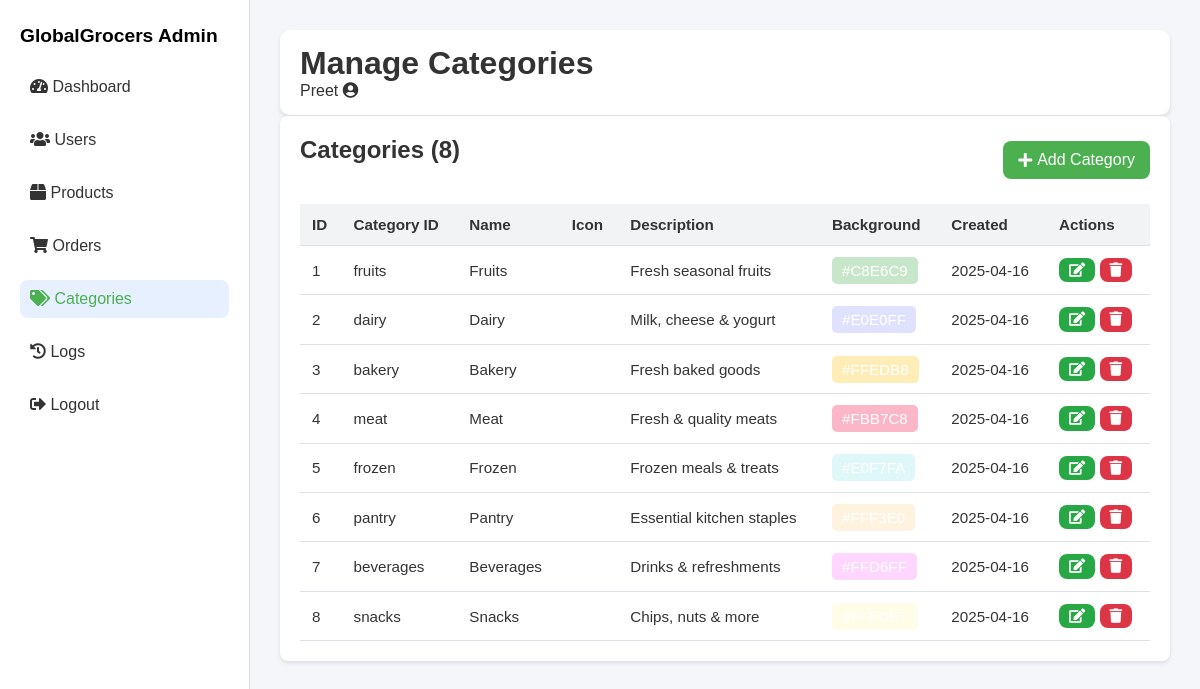
The app's page /admin/admin_categories.php (signed in) with its own data.
### tables this page shows
CREATE TABLE `categories` (
  `id` int(11) NOT NULL,
  `category_id` varchar(50) NOT NULL,
  `name` varchar(100) NOT NULL,
  `icon` varchar(10) NOT NULL,
  `description` text NOT NULL,
  `bg_color` varchar(50) NOT NULL,
  `created_at` timestamp NOT NULL DEFAULT current_timestamp(),
  `updated_at` timestamp NOT NULL DEFAULT current_timestamp() ON UPDATE current_timestamp()
);

### admin/admin_categories.php (the view, shortened to what this page needs)
<?php
include 'db_connection.php';
try {
    $stmt = $conn->prepare("SELECT * FROM categories ORDER BY created_at DESC");
    $stmt->execute();
    $categories = $stmt->fetchAll(PDO::FETCH_ASSOC);
} catch (PDOException $e) {
    $error = "Error fetching categories: " . $e->getMessage();
    $categories = [];
}
?>
<!DOCTYPE html>
<html lang="en">
<head>
    <link rel="stylesheet" href="../css/admin.css">
    <link rel="stylesheet" href="https://cdnjs.cloudflare.com/ajax/libs/font-awesome/5.15.4/css/all.min.css">
</head>
<body>
    <div class="admin-container">
        <aside class="sidebar">
            <div class="sidebar-header">
            <h2><a href="admin.php">GlobalGrocers Admin</a></h2>
            </div>
            <nav>
                <ul>
                    <li><a href="admin.php"><i class="fas fa-tachometer-alt"></i> Dashboard</a></li>
                    <li><a href="admin_users.php"><i class="fas fa-users"></i> Users</a></li>
                    <li><a href="admin_products.php"><i class="fas fa-box"></i> Products</a></li>
                    <li><a href="admin_orders.php"><i class="fas fa-shopping-cart"></i> Orders</a></li>
                    <li><a href="admin_categories.php" class="active"><i class="fas fa-tags"></i> Categories</a></li>
                    <li><a href="admin_logs.php"><i class="fas fa-history"></i> Logs</a></li>
                    <li><a href="admin_logout.php"><i class="fas fa-sign-out-alt"></i> Logout</a></li>
                </ul>
            </nav>
        </aside>
        <main class="main-content">
            <header>
                <h1>Manage Categories</h1>
                <div class="user-profile">
                    <span><?= htmlspecialchars($_SESSION['admin_username']) ?></span>
                    <i class="fas fa-user-circle"></i>
                </div>
            </header>
            <section class="table-section">
                <div class="table-header">
                    <h2>Categories (<?= count($categories) ?>)</h2>
                    <a href="admin_add_category.php" class="btn btn-primary"><i class="fas fa-plus"></i> Add Category</a>
                </div>
                <table>
                    <thead>
                        <tr>
                            <th>ID</th>
                            <th>Category ID</th>
                            <th>Name</th>
                            <th>Icon</th>
                            <th>Description</th>
                            <th>Background</th>
                            <th>Created</th>
                            <th>Actions</th>
                        </tr>
                    </thead>
                    <tbody>
                        <?php if (empty($categories)): ?>
                            <tr><td colspan="8">No categories found.</td></tr>
                        <?php else: ?>
                            <?php foreach ($categories as $cat): ?>
                                <tr>
                                    <td><?= htmlspecialchars($cat['id']) ?></td>
                                    <td><?= htmlspecialchars($cat['category_id']) ?></td>
                                    <td><?= htmlspecialchars($cat['name']) ?></td>
                                    <td><i class="<?= htmlspecialchars($cat['icon']) ?>"></i></td>
                                    <td><?= htmlspecialchars($cat['description']) ?></td>
                                    <td><span style="background:<?= htmlspecialchars($cat['bg_color']) ?>;padding:5px 10px;border-radius:5px;color:white;"><?= htmlspecialchars($cat['bg_color']) ?></span></td>
                                    <td><?= date('Y-m-d', strtotime($cat['created_at'])) ?></td>
                                    <td>
                                        <a href="admin_edit_category.php?id=<?= $cat['id'] ?>" class="btn btn-small btn-edit"><i class="fas fa-edit"></i></a>
                                        <a href="?delete=<?= $cat['id'] ?>" class="btn btn-small btn-delete" onclick="return confirm('Are you sure to delete this category?');"><i class="fas fa-trash"></i></a>
                                    </td>
                                </tr>
                            <?php endforeach; ?>
                        <?php endif; ?>
                    </tbody>
                </table>
            </section>
        </main>
    </div>
</body>
</html>

### css/admin.css (style rules this page uses)
* { margin: 0; padding: 0; box-sizing: border-box; }
:root { --primary-color: #4caf50; --primary-light: #e6f0ff; --white: #fff; --background-light: #f4f6f9; --text-color: #333; --text-light: #6c757d; --border-color: #dee2e6; --shadow: 0 2px 4px rgba(0, 0, 0, 0.1); --radius: 8px; --transition: all 0.3s ease; }
body { font-family: 'Arial', sans-serif; background-color: var(--background-light); color: var(--text-color); }
header { background: var(--white); border-bottom: 1px solid var(--border-color); padding: 15px 20px; box-shadow: var(--shadow); border-radius: 10px; }
.admin-container { display: flex; min-height: calc(100vh - 60px); }
.sidebar { width: 250px; background: var(--white); border-right: 1px solid var(--border-color); padding: 20px; }
.sidebar ul { list-style: none; }
.sidebar ul li { margin-bottom: 15px; }
.sidebar ul li a { color: var(--text-color); display: block; padding: 10px; border-radius: var(--radius); text-decoration: none; transition: var(--transition); }
.sidebar ul li a:hover, .sidebar ul li a.active { background: var(--primary-light); color: var(--primary-color); }
.main-content { flex: 1; padding: 30px; background: var(--background-light); }
.main-content h2 { font-size: 1.8rem; margin-bottom: 20px; color: var(--text-color); }
.table-section { background: var(--white); padding: 20px; border-radius: var(--radius); box-shadow: var(--shadow); }
.table-header { display: flex; justify-content: space-between; align-items: center; margin-bottom: 20px; }
.table-header h2 { font-size: 1.5rem; color: var(--text-color); }
.btn { padding: 10px 15px; border: none; border-radius: var(--radius); font-size: 1rem; cursor: pointer; text-decoration: none; display: inline-flex; align-items: center; gap: 5px; transition: var(--transition); }
.btn-primary { background-color: var(--primary-color); color: var(--white); }
.btn-small { padding: 5px 10px; font-size: 0.9rem; }
.btn-edit { background-color: #28a745; color: var(--white); }
.btn-delete { background-color: #dc3545; color: var(--white); }
table { width: 100%; border-collapse: collapse; font-size: 0.95rem; }
table thead { background-color: #f1f3f5; }
table th, table td { padding: 12px; text-align: left; border-bottom: 1px solid var(--border-color); }
table th { font-weight: 600; color: var(--text-color); }
.sidebar-header { margin-bottom: 20px; }
.sidebar-header a { font-size: 1.2rem; font-weight: bolder; color: black; text-decoration: none; }

### records on screen
categories: id "1", category "fruits", name "Fruits", description "Fresh seasonal fruits", bg_color "#C8E6C9", created_at "2025-04-16"
categories: id "2", category "dairy", name "Dairy", description "Milk, cheese & yogurt", bg_color "#E0E0FF", created_at "2025-04-16"
categories: id "3", category "bakery", name "Bakery", description "Fresh baked goods", created_at "2025-04-16"
categories: id "4", category "meat", name "Meat", description "Fresh & quality meats", bg_color "#FBB7C8", created_at "2025-04-16"
categories: id "5", category "frozen", name "Frozen", description "Frozen meals & treats", created_at "2025-04-16"
categories: id "6", category "pantry", name "Pantry", description "Essential kitchen staples", created_at "2025-04-16"
categories: id "7", category "beverages", name "Beverages", description "Drinks & refreshments", bg_color "#FFD6FF", created_at "2025-04-16"
categories: id "8", category "snacks", name "Snacks", description "Chips, nuts & more", created_at "2025-04-16"

### other values on screen
$_SESSION['admin_username'] "Preet"
count($categories) "8"
